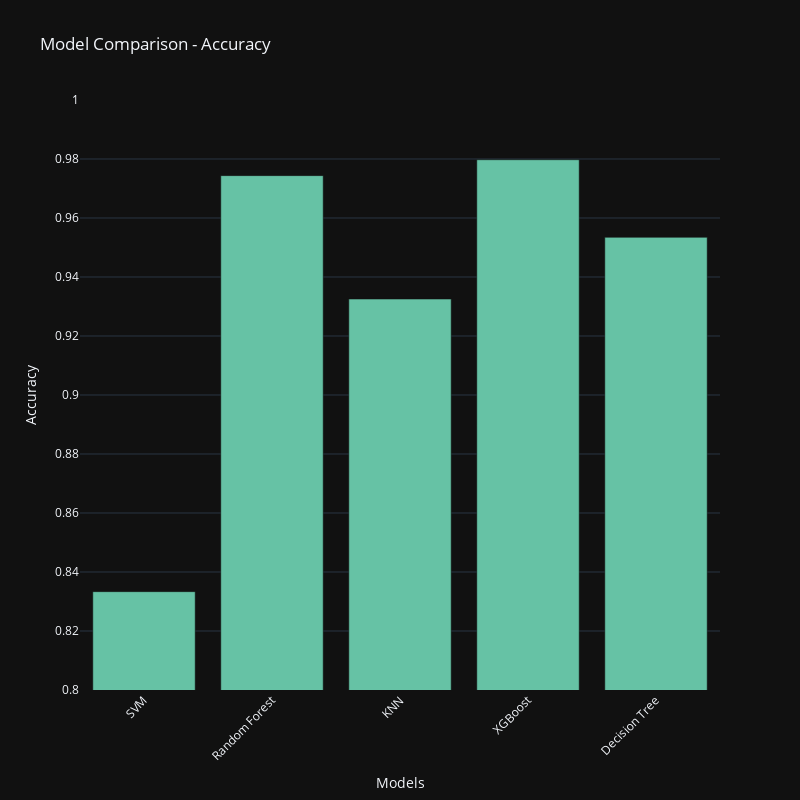

Notebook code for this chart:
### Markdown cell above
### Model Accuracy Final Evaluation

### Code cell
import plotly.graph_objs as go

# Data for the bar plot
models = ['SVM', 'Random Forest', 'KNN', 'XGBoost','Decision Tree']
accuracies = [svm_accuracy, rf_accuracy, knn_accuracy, xgb_accuracy,dt_accuracy ]

# Create a bar plot
bar_fig = go.Figure()

# Add bar trace
bar_fig.add_trace(go.Bar(
    x=models,
    y=accuracies,
    marker_color='#66C2A5'
))

# Update layout with increased size
bar_fig.update_layout(
    title='Model Comparison - Accuracy',
    xaxis_title='Models',
    yaxis_title='Accuracy',
    yaxis=dict(range=[0.8, 1.0]),  # Set y-axis limits
    xaxis_tickangle=-45,  # Rotate x-axis labels for better readability
    width=800,  # Increase width
    height=800   # Increase height
)

# Show the figure
bar_fig.show()

### Figure 1 — Plotly figure (JSON) as saved in the notebook; plotly's stock layout.template omitted (floating-point values rounded to 4 significant figures)
{"data": [{"marker": {"color": "#66C2A5"}, "x": ["SVM", "Random Forest", "KNN", "XGBoost", "Decision Tree"], "y": [0.8333, 0.9744, 0.9325, 0.9798, 0.9534], "type": "bar"}], "layout": {"yaxis": {"title": {"text": "Accuracy"}, "range": [0.8, 1.0]}, "xaxis": {"title": {"text": "Models"}, "tickangle": -45}, "title": {"text": "Model Comparison - Accuracy"}, "width": 800, "height": 800}}
